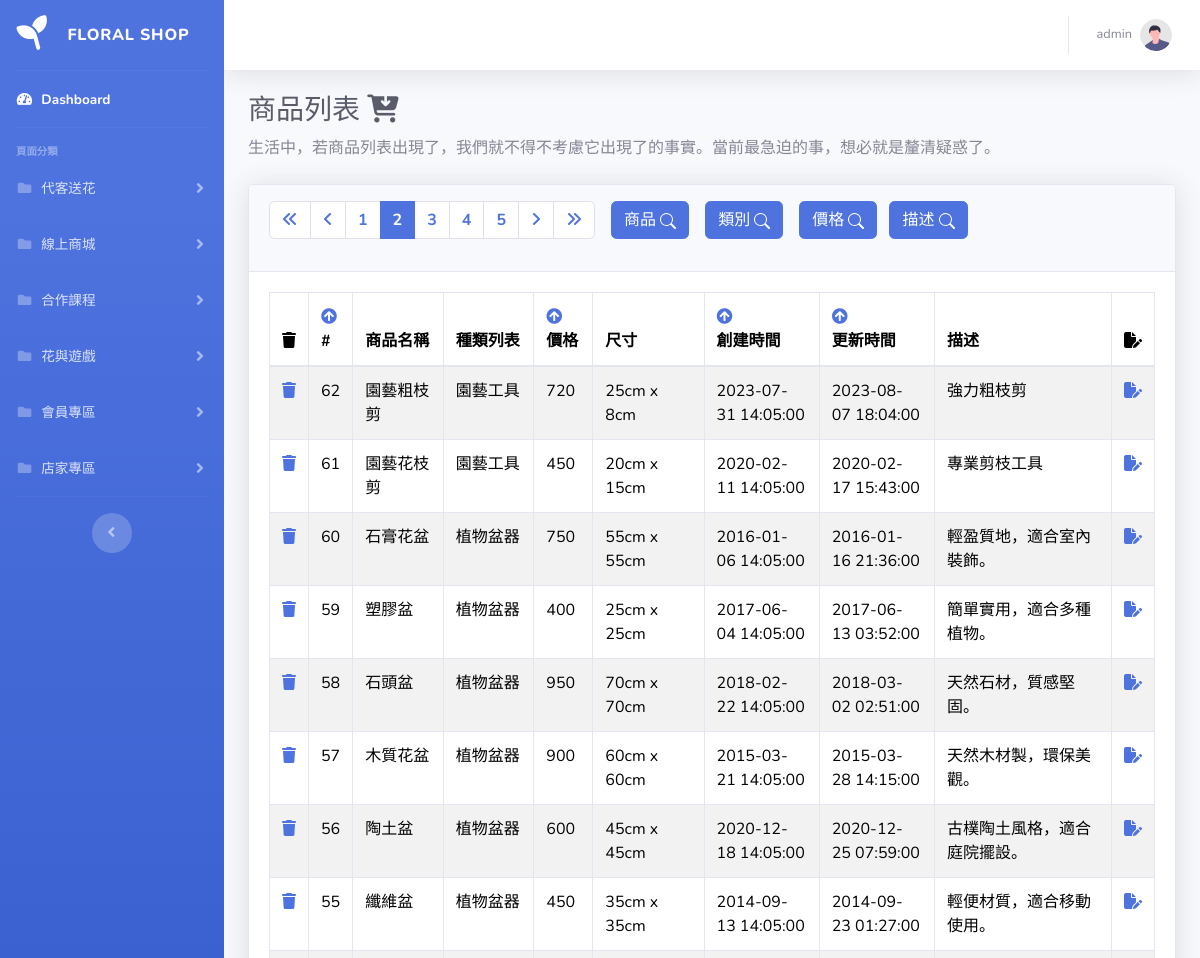
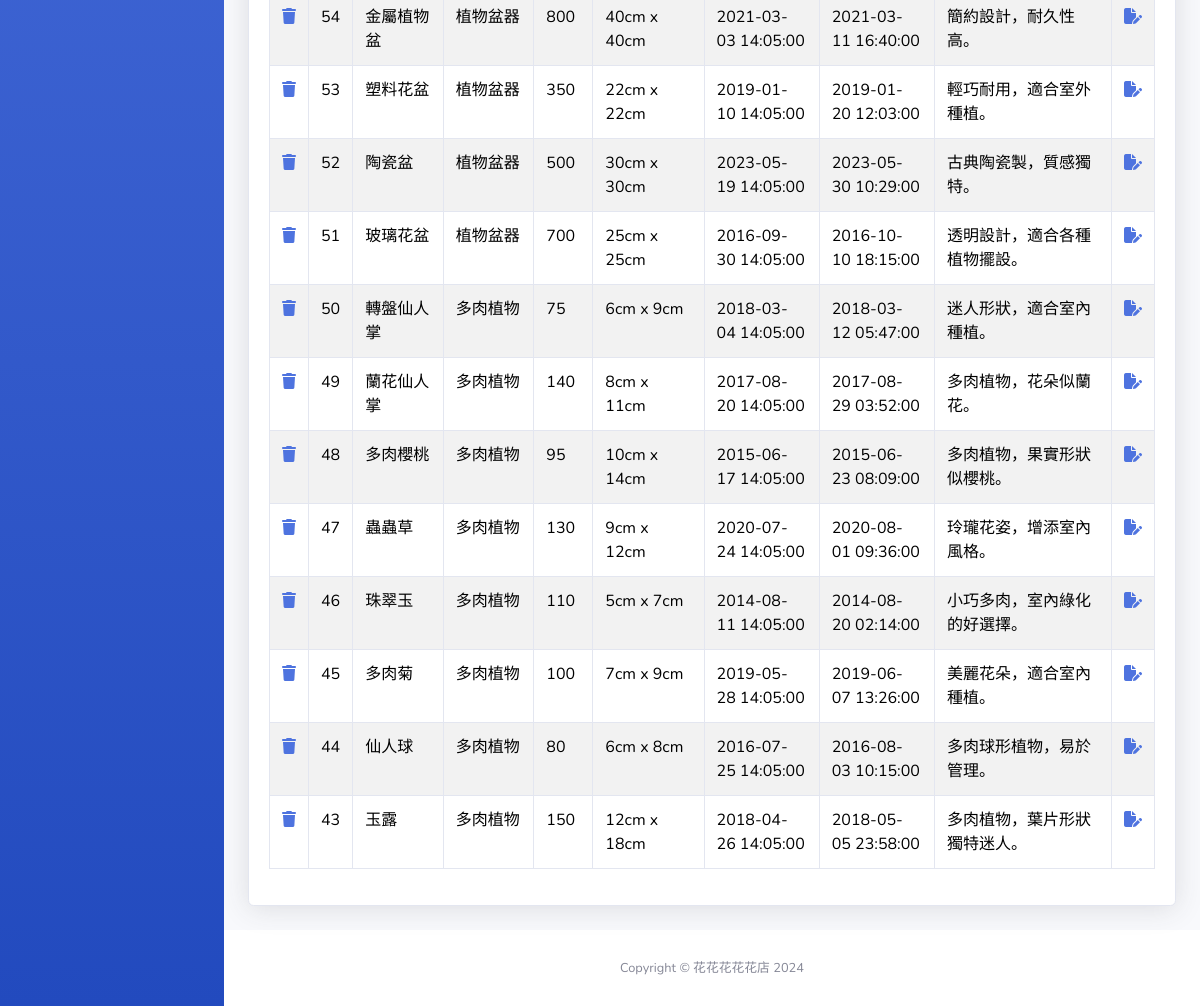
Page /pages/product/list.php?page=2&orderBy=product_id&order=DESC on the committed database (2 pictures, top to bottom).
### tables this page shows
CREATE TABLE `product` (
  `product_id` int(11) NOT NULL,
  `name` varchar(255) NOT NULL,
  `categories_id` int(11) NOT NULL,
  `price` int(11) NOT NULL,
  `size` varchar(255) NOT NULL,
  `created_at` datetime NOT NULL,
  `updated_at` datetime DEFAULT NULL,
  `description` text DEFAULT NULL
);

CREATE TABLE `categories` (
  `categories_id` int(11) NOT NULL,
  `name` varchar(255) NOT NULL,
  `parent` int(11) NOT NULL,
  `description` varchar(255) DEFAULT NULL
);

### pages/product/list.php (the view, shortened to what this page needs)
<?php require '../parts/db_connect.php';
$searchKeyword = isset($_GET['search']) ? $_GET['search'] : '';
$isSearch = !empty($searchKeyword);
$searchSelectCategory = isset($_GET['searchCategory']) ? $_GET['searchCategory'] : '';
$isSearchCategory = !empty($searchSelectCategory);
$searchPriceFirst = isset($_GET['searchPriceFirst']) ? $_GET['searchPriceFirst'] : '';
$searchPriceSecond = isset($_GET['searchPriceSecond']) ? $_GET['searchPriceSecond'] : '';
$isSearchPrice = ($searchPriceFirst !== '' && $searchPriceSecond !== '');
$searchDescription = isset($_GET['searchDescription']) ? $_GET['searchDescription'] : '';
$isSearchDescription = !empty($searchDescription);
$perPage = 20;
$page = isset($_GET['page']) ? intval($_GET['page']) : 1;
$t_sql = "SELECT COUNT(1) FROM product";
$row = $pdo->query($t_sql)->fetch(PDO::FETCH_NUM);
$totalRows = $row[0];
$totalPages = 0;
$rows = [];
if ($totalRows > 0) {
  $totalPages = ceil($totalRows / $perPage);
  $orderBy = isset($_GET['orderBy']) ? $_GET['orderBy'] : 'product_id';
  $order = isset($_GET['order']) && ($_GET['order'] === 'asc' || $_GET['order'] === 'desc') ? strtoupper($_GET['order']) : 'DESC';
  $sql = sprintf(
    "SELECT p.*, c.name AS category_name FROM product p
    INNER JOIN categories c ON p.categories_id = c.categories_id
    %s
    %s
    %s
    %s
    ORDER BY %s %s
    LIMIT %s, %s",
    $isSearch ? "WHERE p.name LIKE :searchKeyword" : "",
    $isSearchCategory ? "AND p.categories_id = :searchCategory" : "",
    ($isSearchPrice && $searchPriceFirst !== '' && $searchPriceSecond !== '') ? "AND p.price BETWEEN :searchPriceFirst AND :searchPriceSecond" : "",
    $isSearchDescription ? "AND p.description LIKE :searchDescription" : "",
    $orderBy,
    $order,
    ($page - 1) * $perPage,
    $perPage
  );
  $stmt = $pdo->prepare($sql);
  $stmt->execute();
  $rows = $stmt->fetchAll();
}
?>
<?php include '../parts/html-head.php' ?>
<body id="page-top">
  <div id="wrapper">
    <?php include '../parts/navbar.php' ?>
    <div id="content-wrapper" class="d-flex flex-column">
      <div id="content">
        <?php include '../parts/navtop.php' ?>
        <div class="container-fluid">
          <h1 class="h3 mb-2 text-gray-800">商品列表 <i class="fa-solid fa-cart-arrow-down"></i></h1>
          <p class="mb-4">
            生活中，若商品列表出現了，我們就不得不考慮它出現了的事實。當前最急迫的事，想必就是釐清疑惑了。
          </p>
          <div class="card shadow mb-4">
            <div class="card-header py-3">
              <h6 class="m-0 font-weight-bold text-primary d-flex">
                <nav aria-label="Page navigation example">
                  <ul class="pagination">
                    <li class="page-item">
                      <a class="page-link" href="?page=1">
                        <i class="fa-solid fa-angles-left"></i>
                      </a>
                    </li>
                    <li class="page-item">
                      <a class="page-link" href="?page=<?= ($page - 1 > 0) ? ($page - 1) : 1 ?>">
                        <i class="fa-solid fa-angle-left"></i>
                      </a>
                    </li>
                    <?php for ($i = $page - 5; $i <= $page + 5; $i++) :
                      if ($i >= 1 and $i <= $totalPages) : ?>
                        <li class="page-item <?= $i == $page ? 'active' : '' ?>">
                          <a class="page-link" href="?page=<?= $i ?>&orderBy=<?= $orderBy ?>&order=<?= $order ?>">
                            <?= $i ?>
                          </a>
                        </li>
                    <?php endif;
                    endfor; ?>
                    <li class="page-item">
                      <a class="page-link" href="?page=<?= ($page + 1 <= $totalPages) ? ($page + 1) : $totalPages ?>">
                        <i class="fa-solid fa-angle-right"></i>
                      </a>
                    </li>
                    <li class="page-item">
                      <a class="page-link" href="?page= <?= $totalPages ?>">
                        <i class="fa-solid fa-angles-right"></i>
                      </a>
                    </li>
                  </ul>
                </nav>
                <div class="ml-3">
                  <a class="btn btn-primary" data-toggle="modal" href="#exampleModalToggle" role="button">商品
                    <svg xmlns="http://www.w3.org/2000/svg" width="16" height="16" fill="currentColor" class="bi bi-search" viewBox="0 0 16 16">
                      <path d="M11.742 10.344a6.5 6.5 0 1 0-1.397 1.398h-.001q.044.06.098.115l3.85 3.85a1 1 0 0 0 1.415-1.414l-3.85-3.85a1 1 0 0 0-.115-.1zM12 6.5a5.5 5.5 0 1 1-11 0 5.5 5.5 0 0 1 11 0" />
                    </svg>
                  </a>
                </div>
                <div class="ml-3">
                  <a class="btn btn-primary" data-toggle="modal" href="#exampleModalToggleCategory" role="button">類別
                    <svg xmlns="http://www.w3.org/2000/svg" width="16" height="16" fill="currentColor" class="bi bi-search" viewBox="0 0 16 16">
                      <path d="M11.742 10.344a6.5 6.5 0 1 0-1.397 1.398h-.001q.044.06.098.115l3.85 3.85a1 1 0 0 0 1.415-1.414l-3.85-3.85a1 1 0 0 0-.115-.1zM12 6.5a5.5 5.5 0 1 1-11 0 5.5 5.5 0 0 1 11 0" />
                    </svg>
                  </a>
                </div>
                <div class="ml-3">
                  <a class="btn btn-primary" data-toggle="modal" href="#exampleModalTogglePrice" role="button">價格
                    <svg xmlns="http://www.w3.org/2000/svg" width="16" height="16" fill="currentColor" class="bi bi-search" viewBox="0 0 16 16">
                      <path d="M11.742 10.344a6.5 6.5 0 1 0-1.397 1.398h-.001q.044.06.098.115l3.85 3.85a1 1 0 0 0 1.415-1.414l-3.85-3.85a1 1 0 0 0-.115-.1zM12 6.5a5.5 5.5 0 1 1-11 0 5.5 5.5 0 0 1 11 0" />
                    </svg>
                  </a>
                </div>
                <div class="col-2">
                  <a class="btn btn-primary" data-toggle="modal" href="#exampleModalToggleDescription" role="button">描述
                    <svg xmlns="http://www.w3.org/2000/svg" width="16" height="16" fill="currentColor" class="bi bi-search" viewBox="0 0 16 16">
                      <path d="M11.742 10.344a6.5 6.5 0 1 0-1.397 1.398h-.001q.044.06.098.115l3.85 3.85a1 1 0 0 0 1.415-1.414l-3.85-3.85a1 1 0 0 0-.115-.1zM12 6.5a5.5 5.5 0 1 1-11 0 5.5 5.5 0 0 1 11 0" />
                    </svg>
                  </a>
                </div>
              </h6>
            </div>
            <div class="card-body">
              <div class="table-responsive">
                <table class="table table-bordered table-striped" id="dataTable" width="100%" cellspacing="0">
                  <thead>
                    <tr>
                      <th style="width: 20px;"><i class="fa-solid fa-trash"></i></th>
                      <th style="width: 20px;">
                        <a href="?orderBy=product_id&order=<?= (isset($_GET['orderBy']) && $_GET['orderBy'] === 'product_id' && $_GET['order'] === 'asc') ? 'desc' : 'asc' ?>">
                          <i class="fas <?= (isset($_GET['orderBy']) && $_GET['orderBy'] === 'product_id' && $_GET['order'] === 'asc') ? 'fa-arrow-circle-down' : 'fa-arrow-circle-up' ?>"></i>
                        </a>#
                      </th>
                      <th style="width: 100px;">商品名稱</th>
                      <th style="width: 100px;">種類列表</th>
                      <th style="width: 60px;">
                        <a class="d-block" href="?orderBy=price&order=<?= (isset($_GET['orderBy']) && $_GET['orderBy'] === 'price' && $_GET['order'] === 'asc') ? 'desc' : 'asc' ?>">
                          <i class="fas <?= (isset($_GET['orderBy']) && $_GET['orderBy'] === 'price' && $_GET['order'] === 'asc') ? 'fa-arrow-circle-down' : 'fa-arrow-circle-up' ?>"></i>
                        </a>價格
                      </th>
                      <th style="width: 120px;">尺寸</th>
                      <th style="width: 120px;">
                        <a class="d-block" href="?orderBy=created_at&order=<?= (isset($_GET['orderBy']) && $_GET['orderBy'] === 'created_at' && $_GET['order'] === 'asc') ? 'desc' : 'asc' ?>">
                          <i class="fas <?= (isset($_GET['orderBy']) && $_GET['orderBy'] === 'created_at' && $_GET['order'] === 'asc') ? 'fa-arrow-circle-down' : 'fa-arrow-circle-up' ?>"></i>
                        </a>
                        創建時間
                      </th>
                      <th style="width: 120px;">
                        <a class="d-block" href="?orderBy=updated_at&order=<?= (isset($_GET['orderBy']) && $_GET['orderBy'] === 'updated_at' && $_GET['order'] === 'asc') ? 'desc' : 'asc' ?>">
                          <i class="fas <?= (isset($_GET['orderBy']) && $_GET['orderBy'] === 'updated_at' && $_GET['order'] === 'asc') ? 'fa-arrow-circle-down' : 'fa-arrow-circle-up' ?>"></i>
                        </a>
                        更新時間
                      </th>
                      <th style="width: 200px;">描述</th>
                      <th style="width: 20px;"><i class="fa-solid fa-file-pen"></i></th>
                    </tr>
                  </thead>
                  <tbody>
                    <?php foreach ($rows as $r) : ?>
                      <tr>
                        <td style="width: 20px;">
                          <a href="javascript: delete_one(<?= $r['product_id'] ?>)">
                            <i class="fa-solid fa-trash"></i>
                          </a>
                        </td>
                        <td style="width: 20px;"><?= $r['product_id'] ?></td>
                        <td style="width: 100px;"><?= $r['name'] ?></td>
                        <td style="width: 100px;"><?= $r['category_name'] ?></td>
                        <td style="width: 60px;"><?= $r['price'] ?></td>
                        <td style="width: 120px;"><?= $r['size'] ?></td>
                        <td style="width: 120px;"><?= $r['created_at'] ?></td>
                        <td style="width: 120px;"><?= $r['updated_at'] ?></td>
                        <td style="width: 200px;"><?= $r['description'] ?></td>
                        <td style="width: 20px;"><a href=" edit.php?product_id=<?= $r['product_id'] ?>">
                            <i class="fa-solid fa-file-pen"></i>
                          </a>
                        </td>
                      </tr>
                    <?php endforeach ?>
                  </tbody>
                </table>
              </div>
            </div>
          </div>
        </div>
      </div>
      <?php include '../parts/footer.php' ?>
    </div>
  </div>
    <?php include '../parts/html-foot.php' ?>

### rows in the picture
product: product_id "62", name "園藝粗枝剪", categories.name "園藝工具", price "720", size "25cm x 8cm", created_at "2023-07-31 14:05:00", updated_at "2023-08-07 18:04:00", description "強力粗枝剪"
product: product_id "61", name "園藝花枝剪", categories.name "園藝工具", price "450", size "20cm x 15cm", created_at "2020-02-11 14:05:00", updated_at "2020-02-17 15:43:00", description "專業剪枝工具"
product: product_id "60", name "石膏花盆", categories.name "植物盆器", price "750", size "55cm x 55cm", created_at "2016-01-06 14:05:00", updated_at "2016-01-16 21:36:00", description "輕盈質地，適合室內裝飾。"
product: product_id "59", name "塑膠盆", categories.name "植物盆器", price "400", size "25cm x 25cm", created_at "2017-06-04 14:05:00", updated_at "2017-06-13 03:52:00", description "簡單實用，適合多種植物。"
product: product_id "58", name "石頭盆", categories.name "植物盆器", price "950", size "70cm x 70cm", created_at "2018-02-22 14:05:00", updated_at "2018-03-02 02:51:00", description "天然石材，質感堅固。"
product: product_id "57", name "木質花盆", categories.name "植物盆器", price "900", size "60cm x 60cm", created_at "2015-03-21 14:05:00", updated_at "2015-03-28 14:15:00", description "天然木材製，環保美觀。"
product: product_id "56", name "陶土盆", categories.name "植物盆器", price "600", size "45cm x 45cm", created_at "2020-12-18 14:05:00", updated_at "2020-12-25 07:59:00", description "古樸陶土風格，適合庭院擺設。"
product: product_id "55", name "纖維盆", categories.name "植物盆器", price "450", size "35cm x 35cm", created_at "2014-09-13 14:05:00", updated_at "2014-09-23 01:27:00", description "輕便材質，適合移動使用。"
product: product_id "54", name "金屬植物盆", categories.name "植物盆器", price "800", size "40cm x 40cm", created_at "2021-03-03 14:05:00", updated_at "2021-03-11 16:40:00", description "簡約設計，耐久性高。"
product: product_id "53", name "塑料花盆", categories.name "植物盆器", price "350", size "22cm x 22cm", created_at "2019-01-10 14:05:00", updated_at "2019-01-20 12:03:00", description "輕巧耐用，適合室外種植。"
product: product_id "52", name "陶瓷盆", categories.name "植物盆器", price "500", size "30cm x 30cm", created_at "2023-05-19 14:05:00", updated_at "2023-05-30 10:29:00", description "古典陶瓷製，質感獨特。"
product: product_id "51", name "玻璃花盆", categories.name "植物盆器", price "700", size "25cm x 25cm", created_at "2016-09-30 14:05:00", updated_at "2016-10-10 18:15:00", description "透明設計，適合各種植物擺設。"
product: product_id "50", name "轉盤仙人掌", categories.name "多肉植物", price "75", size "6cm x 9cm", created_at "2018-03-04 14:05:00", updated_at "2018-03-12 05:47:00", description "迷人形狀，適合室內種植。"
product: product_id "49", name "蘭花仙人掌", categories.name "多肉植物", price "140", size "8cm x 11cm", created_at "2017-08-20 14:05:00", updated_at "2017-08-29 03:52:00", description "多肉植物，花朵似蘭花。"
product: product_id "48", name "多肉櫻桃", categories.name "多肉植物", price "95", size "10cm x 14cm", created_at "2015-06-17 14:05:00", updated_at "2015-06-23 08:09:00", description "多肉植物，果實形狀似櫻桃。"
product: product_id "47", name "蟲蟲草", categories.name "多肉植物", price "130", size "9cm x 12cm", created_at "2020-07-24 14:05:00", updated_at "2020-08-01 09:36:00", description "玲瓏花姿，增添室內風格。"
product: product_id "46", name "珠翠玉", categories.name "多肉植物", price "110", size "5cm x 7cm", created_at "2014-08-11 14:05:00", updated_at "2014-08-20 02:14:00", description "小巧多肉，室內綠化的好選擇。"
product: product_id "45", name "多肉菊", categories.name "多肉植物", price "100", size "7cm x 9cm", created_at "2019-05-28 14:05:00", updated_at "2019-06-07 13:26:00", description "美麗花朵，適合室內種植。"
product: product_id "44", name "仙人球", categories.name "多肉植物", price "80", size "6cm x 8cm", created_at "2016-07-25 14:05:00", updated_at "2016-08-03 10:15:00", description "多肉球形植物，易於管理。"
product: product_id "43", name "玉露", categories.name "多肉植物", price "150", size "12cm x 18cm", created_at "2018-04-26 14:05:00", updated_at "2018-05-05 23:58:00", description "多肉植物，葉片形狀獨特迷人。"
